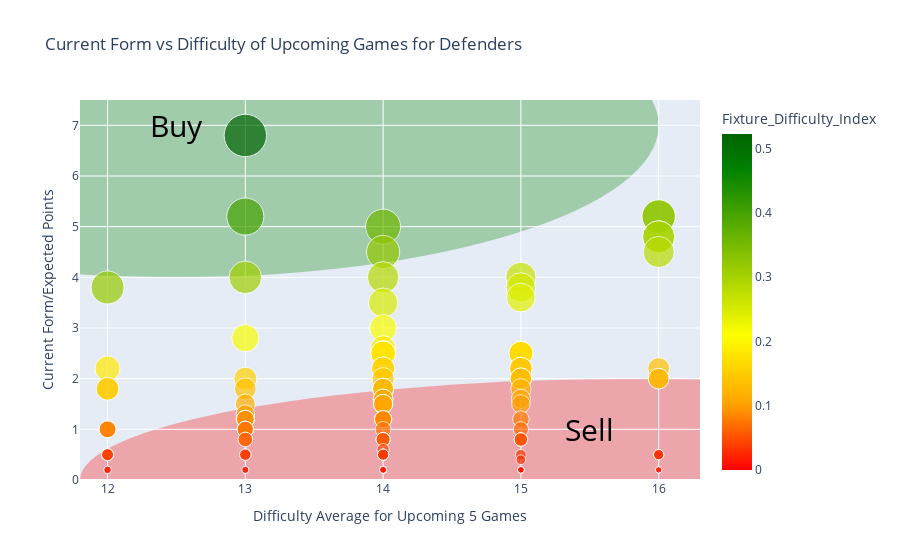

Source (notebook cell):
### Code cell
# Now the same for defenders
sorted_defenders_df.rename(columns={'FD_index': 'Fixture_Difficulty_Index'}, inplace=True)

fig_defenders = px.scatter(sorted_defenders_df, x='Difficulty_score', y='form_player', color='Fixture_Difficulty_Index', 
                           size='Fixture_Difficulty_Index',  
                           labels={'form_player': 'Current Form/Expected Points', 'Difficulty_score': 'Difficulty Average for Upcoming 5 Games'},
                           hover_data=['full_name', 'Fixture_Difficulty_Index', 'name', 'now_cost'], title='Current Form vs Difficulty of Upcoming Games for Defenders',
                           size_max=30,  
                           color_continuous_scale=[
                               (0.0, 'red'),
                               (0.2, 'orange'),
                               (0.4, 'yellow'),
                               (0.9, 'green'),
                               (1.0, 'darkgreen') 
                           ]
                          )


fig_defenders.update_layout(
    shapes=[
        dict(
            type='circle',
            xref='x',
            yref='y',
            x0=9,
            y0=10,
            x1=16,
            y1=4,
            fillcolor='green',
            opacity=0.3,
            layer='below',
            line=dict(width=0),
        ),
        dict(
            type='circle',
            xref='x',
            yref='y',
            x0=11.8,
            y0=2,
            x1=20,
            y1=-2,
            fillcolor='red',
            opacity=0.3,
            layer='below',
            line=dict(width=0),
        )
    ],
    annotations=[
        dict(
            text='Buy',
            x=12.5,  
            y=7,   
            showarrow=False,
            font=dict(color='black', size=30),
        ),
        dict(
            text='Sell',
            x=15.5,  
            y=1,   
            showarrow=False,
            font=dict(color='black', size=30),
        )
    ]
)

fig_defenders.update_layout(showlegend=False, height=800)  

fig_defenders.update_xaxes(range=[11.8, 16.3])
fig_defenders.update_yaxes(range=[0, 7.5])

fig_defenders.show()

### Figure 1 — Plotly figure (JSON) as saved in the notebook; plotly's stock layout.template omitted (floating-point values rounded to 4 significant figures; data arrays with more than 128 entries replaced by an {"elided": "..."} marker saying what was removed)
{"data": [{"customdata": {"elided": "264x4 mixed values"}, "hovertemplate": "Difficulty Average for Upcoming 5 Games=%{x}<br>Current Form/Expected Points=%{y}<br>Fixture_Difficulty_Index=%{marker.color}<br>full_name=%{customdata[0]}<br>name=%{customdata[2]}<br>now_cost=%{customdata[3]}<extra></extra>", "legendgroup": "", "marker": {"color": {"elided": "264 float values"}, "coloraxis": "coloraxis", "size": {"elided": "264 float values"}, "sizemode": "area", "sizeref": 0.0005811, "symbol": "circle"}, "mode": "markers", "name": "", "orientation": "v", "showlegend": false, "type": "scatter", "x": {"elided": "264 int values"}, "xaxis": "x", "y": {"elided": "264 float values"}, "yaxis": "y"}], "layout": {"annotations": [{"font": {"color": "black", "size": 30}, "showarrow": false, "text": "Buy", "x": 12.5, "y": 7}, {"font": {"color": "black", "size": 30}, "showarrow": false, "text": "Sell", "x": 15.5, "y": 1}], "autosize": true, "coloraxis": {"colorbar": {"title": {"text": "Fixture_Difficulty_Index"}}, "colorscale": [[0, "red"], [0.2, "orange"], [0.4, "yellow"], [0.9, "green"], [1, "darkgreen"]]}, "legend": {"itemsizing": "constant", "tracegroupgap": 0}, "shapes": [{"fillcolor": "green", "layer": "below", "line": {"width": 0}, "opacity": 0.3, "type": "circle", "x0": 9, "x1": 16, "xref": "x", "y0": 10, "y1": 4, "yref": "y"}, {"fillcolor": "red", "layer": "below", "line": {"width": 0}, "opacity": 0.3, "type": "circle", "x0": 11.8, "x1": 20, "xref": "x", "y0": 2, "y1": -2, "yref": "y"}], "showlegend": false, "title": {"text": "Current Form vs Difficulty of Upcoming Games for Defenders"}, "xaxis": {"anchor": "y", "domain": [0, 1], "range": [11.8, 16.3], "title": {"text": "Difficulty Average for Upcoming 5 Games"}, "type": "linear"}, "yaxis": {"anchor": "x", "domain": [0, 1], "range": [0, 7.5], "title": {"text": "Current Form/Expected Points"}, "type": "linear"}}}
